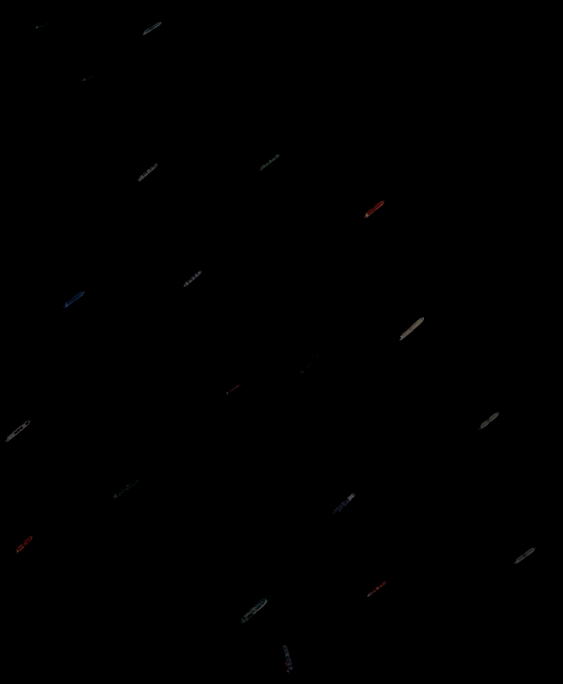
#> input picture images/panama-canal-121+30.png, 1126 x 1368 px (shown at 1/2 size); its folder holds only this picture in this run
$ jupyter execute detect-low-contrast-images.ipynb
#> lines starting #> are read from the running program, lines starting #| are printed output that depends on the picture; after the words box and inside, x2 and y2 are one past the last pixel; in counts of white or black regions, pixels touching at a corner belong together
Import packages

[cell 1]
from skimage.exposure import is_low_contrast
from imutils.paths import list_images # find all images an a directory
import matplotlib.pyplot as plt
import numpy as np
import argparse
import imutils
import cv2

Function to display images in Jupyter

[cell 2]
def plt_imshow(title, image):
    # convert the image frame BGR to RGB color space and display it
	image = cv2.cvtColor(image, cv2.COLOR_BGR2RGB)
	plt.imshow(image)
	plt.title(title)
	plt.grid(False)
	plt.show()

Implement low contrast image detection

[cell 3]
args = {
    "input": "images",
    "thresh": 0.25
}

[cell 4]
# grab the paths to the input images
imagePaths = sorted(list(list_images(args["input"])))

# loop over the image paths
for (i, imagePath) in enumerate(imagePaths):
	# load the input image from disk, resize it, and convert it to
	# grayscale
	print("[INFO] processing image {}/{}".format(i + 1,
		len(imagePaths)))
	image = cv2.imread(imagePath)
#> image is the input picture: shape (1368, 1126, 3); mean B, G, R 0.2, 0.2, 0.2
	image = imutils.resize(image, width=450)
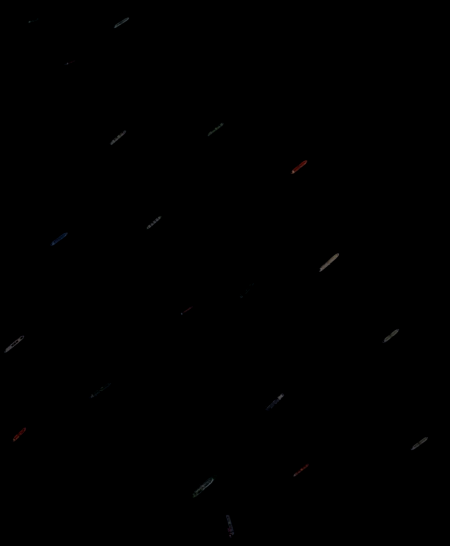
#> image: shape (546, 450, 3); mean B, G, R 0.2, 0.2, 0.2
	gray = cv2.cvtColor(image, cv2.COLOR_BGR2GRAY)

	# blur the image slightly and perform edge detection
	blurred = cv2.GaussianBlur(gray, (5, 5), 0)
	edged = cv2.Canny(blurred, 30, 150)
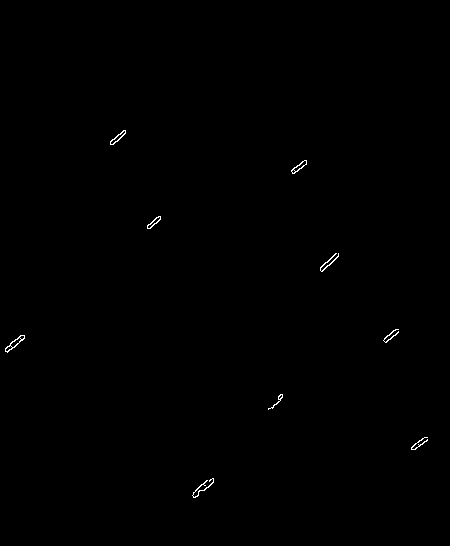
#> edged: shape (546, 450); 0.21% white in thin lines or dots, all inside (x1, y1, x2, y2) = (5, 130, 428, 498)

	# initialize the text and color to indicate that the input image
	# is *not* low contrast
	text = "Low contrast: No"
	color = (0, 255, 0)

	# check to see if the image is low contrast
	if is_low_contrast(gray, fraction_threshold=args["thresh"]):
		# update the text and color
		text = "Low contrast: Yes"
		color = (0, 0, 255)

	# otherwise, the image is *not* low contrast, so we can continue
	# processing it
	else:
		# find contours in the edge map and find the largest one,
		# which we'll assume is the outline of our color correction
		# card
		cnts = cv2.findContours(edged.copy(), cv2.RETR_EXTERNAL,
			cv2.CHAIN_APPROX_SIMPLE)
		cnts = imutils.grab_contours(cnts)
		c = max(cnts, key=cv2.contourArea)

		# draw the largest contour on the image
		cv2.drawContours(image, [c], -1, (0, 255, 0), 2)

	# draw the text on the output image
	cv2.putText(image, text, (5, 25), cv2.FONT_HERSHEY_SIMPLEX, 0.8,
		color, 2)
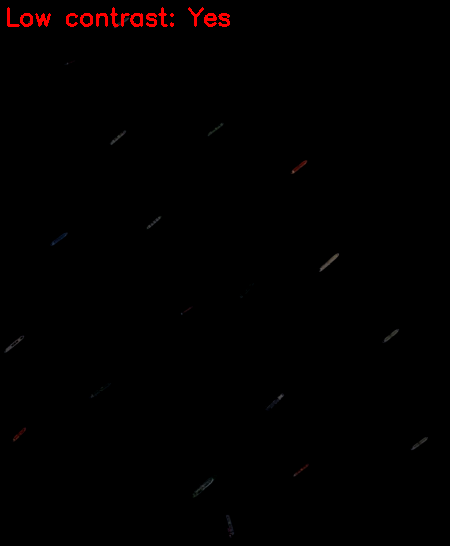
#> image: shape (546, 450, 3); 0.55% of pixels changed, all inside (x1, y1, x2, y2) = (7, 7, 230, 27)

	# show the output image and edge map
	plt_imshow("Image", image)
	plt_imshow("Edge", edged)

$ run again, on images/panama-canal-200.png
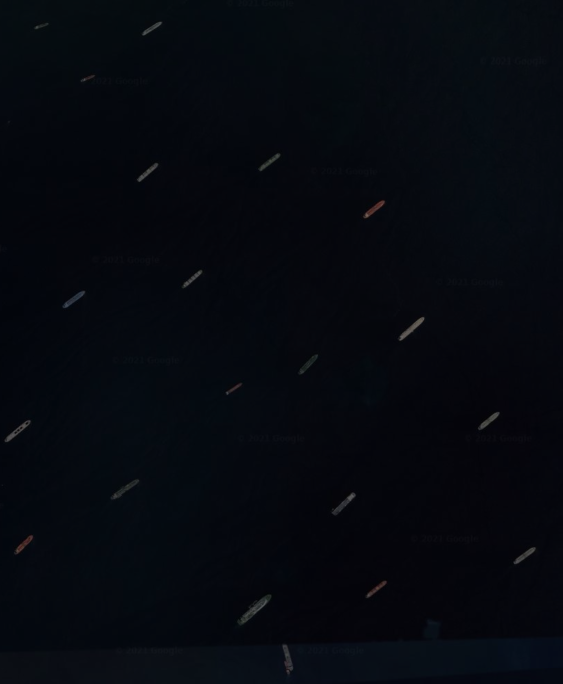
#> input picture images/panama-canal-200.png, 1126 x 1368 px (shown at 1/2 size)
#> image is the input picture: shape (1368, 1126, 3); mean B, G, R 15.1, 8.9, 5.7
#> `edged = cv2.Canny(blurred, 30, 150)`:
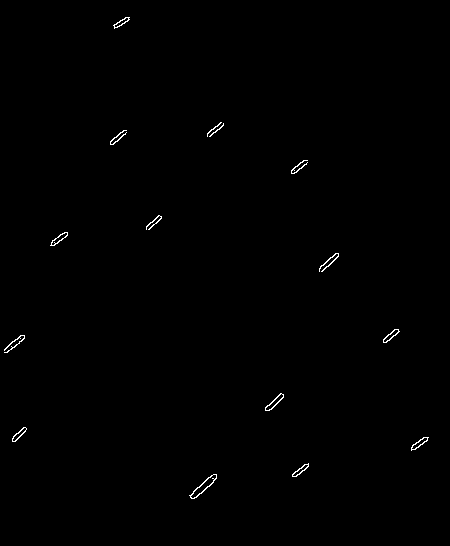
#> edged: shape (546, 450); 0.36% white in thin lines or dots, all inside (x1, y1, x2, y2) = (4, 17, 429, 499)
#> `cv2.putText(image, text, (5, 25), cv2.FONT_HERSHEY_SIMPLEX, 0.8, color..`:
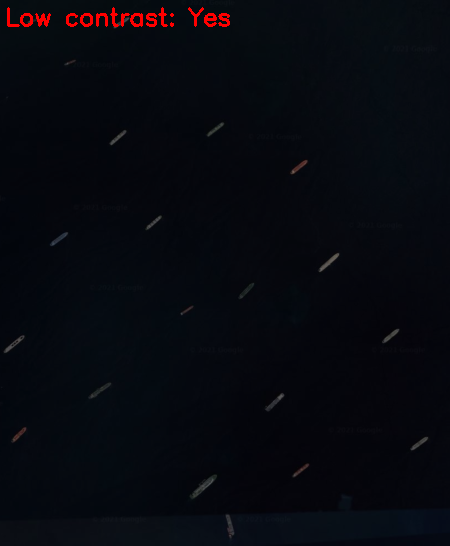
#> image: shape (546, 450, 3); mean B, G, R 15, 8.8, 7.1
